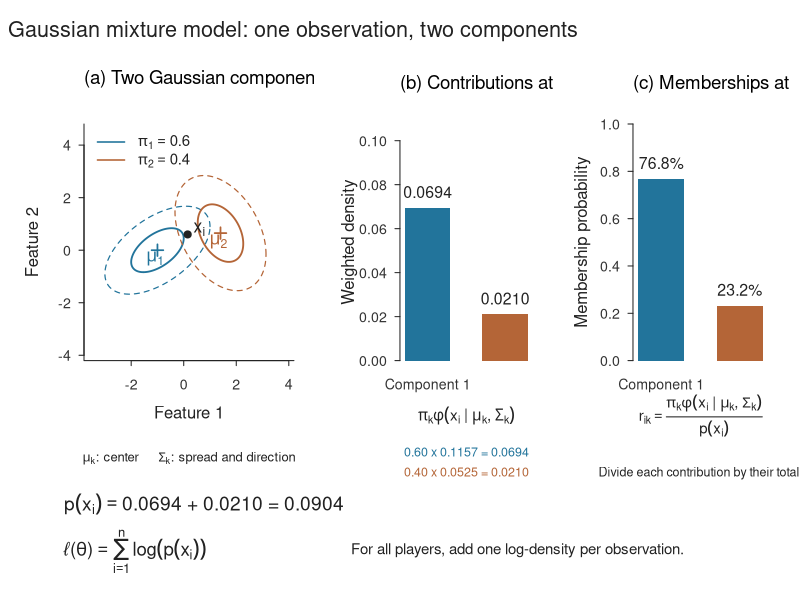

Source code (R): (Note: this script raises an error after producing the figure.)
# A statistical figure for review; no lecture sources are modified.
out <- "C:/Users/gongh/Desktop/SGMT431/tmp/gmm-visual-preview"
colors <- c("#22749B", "#B46537")
mu <- list(c(-1, 0), c(1.4, 0.65))
Sigma <- list(matrix(c(1, .45, .45, .7), 2),
              matrix(c(.75, -.35, -.35, 1.2), 2))
pi <- c(.6, .4)
xi <- c(.15, .6)
normal_density <- function(x, center, covariance) {
  delta <- x - center
  as.numeric(exp(-.5 * t(delta) %*% solve(covariance) %*% delta) /
               (2 * base::pi * sqrt(det(covariance))))
}
phi <- vapply(1:2, function(k) normal_density(xi, mu[[k]], Sigma[[k]]), numeric(1))
contribution <- pi * phi
mixture <- sum(contribution)
responsibility <- contribution / mixture
stopifnot(abs(sum(responsibility) - 1) < 1e-12)

draw_figure <- function() {
  layout(matrix(c(1, 2, 3, 4, 4, 4), 2, 3, byrow = TRUE),
         widths = c(1.28, 1, 1), heights = c(4.3, 1.2))
  par(family = "sans", fg = "#222222", col.axis = "#333333",
      col.lab = "#222222", cex = 1, las = 1,
      oma = c(.4, .4, 2.7, .4), mgp = c(2.1, .65, 0), tcl = -.25)

  par(mar = c(5.7, 3.8, 3.5, 1))
  plot(NA, xlim = c(-3.5, 3.9), ylim = c(-2.5, 3.1), asp = 1,
       xlab = "Feature 1", ylab = "Feature 2", bty = "l", cex.axis = .85)
  title("(a) Two Gaussian components", adj = 0, cex.main = 1.12, font.main = 1, line = 2)
  angles <- seq(0, 2 * base::pi, length.out = 300)
  circle <- cbind(cos(angles), sin(angles))
  for (k in 1:2) {
    for (radius in c(1, 2)) {
      ellipse <- sweep(radius * circle %*% chol(Sigma[[k]]), 2, mu[[k]], "+")
      lines(ellipse, col = colors[k], lwd = if (radius == 1) 1.8 else 1.2,
            lty = if (radius == 1) 1 else 2)
    }
    points(mu[[k]][1], mu[[k]][2], pch = 3, cex = 1.1, lwd = 1.7, col = colors[k])
    text(mu[[k]][1] - .08, mu[[k]][2] - .32,
         labels = if (k == 1) expression(mu[1]) else expression(mu[2]),
         col = colors[k], cex = 1.05)
  }
  points(xi[1], xi[2], pch = 19, cex = .95)
  text(xi[1] + .22, xi[2] + .2, expression(x[i]), adj = 0, cex = 1.05)
  legend("topleft", legend = c(expression(pi[1] == 0.60), expression(pi[2] == 0.40)),
         col = colors, lty = 1, lwd = 1.6, bty = "n", cex = .9)
  mtext(expression(mu[k]*": center     "*Sigma[k]*": spread and direction"),
        side = 1, line = 4.4, cex = .78)

  par(mar = c(5.7, 4.3, 3.5, 1))
  bp <- barplot(contribution, names.arg = c("Component 1", "Component 2"),
                col = colors, border = NA, ylim = c(0, max(contribution) * 1.55),
                ylab = "Weighted density", cex.names = .85, cex.axis = .85,
                yaxs = "i", width = .65, space = .7)
  title(expression("(b) Contributions at "*x[i]), adj = 0, cex.main = 1.12,
        font.main = 1, line = 2)
  text(bp, contribution, sprintf("%.4f", contribution), pos = 3, cex = .95)
  mtext(expression(pi[k]*phi(x[i]*" | "*mu[k]*", "*Sigma[k])),
        side = 1, line = 2.4, cex = .92)
  mtext(sprintf("%.2f x %.4f = %.4f", pi[1], phi[1], contribution[1]),
        side = 1, line = 4, cex = .75, col = colors[1])
  mtext(sprintf("%.2f x %.4f = %.4f", pi[2], phi[2], contribution[2]),
        side = 1, line = 5, cex = .75, col = colors[2])

  par(mar = c(5.7, 4, 3.5, 1.2))
  bp <- barplot(responsibility, names.arg = c("Component 1", "Component 2"),
                col = colors, border = NA, ylim = c(0, 1),
                ylab = "Membership probability", cex.names = .85, cex.axis = .85,
                yaxs = "i", width = .65, space = .7)
  title(expression("(c) Memberships at "*x[i]), adj = 0, cex.main = 1.12,
        font.main = 1, line = 2)
  text(bp, responsibility, sprintf("%.1f%%", 100 * responsibility), pos = 3, cex = .95)
  mtext(expression(r[ik] == frac(pi[k]*phi(x[i]*" | "*mu[k]*", "*Sigma[k]), p(x[i]))),
        side = 1, line = 3, cex = .9)
  mtext("Divide each contribution by their total.", side = 1, line = 5, cex = .75)

  par(mar = c(.3, .7, .3, .7))
  plot.new()
  text(.02, .8, bquote(p(x[i]) == .(sprintf("%.4f + %.4f = %.4f",
                        contribution[1], contribution[2], mixture))),
       adj = 0, cex = 1.15)
  text(.02, .32, expression(paste("\u2113", "(", theta, ")") == sum(log(p(x[i])), i == 1, n)),
       adj = 0, cex = 1.12)
  text(.43, .32, "For all players, add one log-density per observation.", adj = 0, cex = .9)
  mtext("Gaussian mixture model: one observation, two components", outer = TRUE,
        side = 3, line = .65, adj = 0, cex = 1.3, font = 1)
}

png(file.path(out, "gaussian-mixture-notation.png"), width = 2100, height = 1200,
    res = 170, type = "cairo")
draw_figure()
dev.off()
write.csv(data.frame(component = 1:2, weight = pi, density = phi,
                     weighted_density = contribution, responsibility),
          file.path(out, "calculated-values.csv"), row.names = FALSE)
cat("Saved statistical figure to", file.path(out, "gaussian-mixture-notation.png"), "\n")
